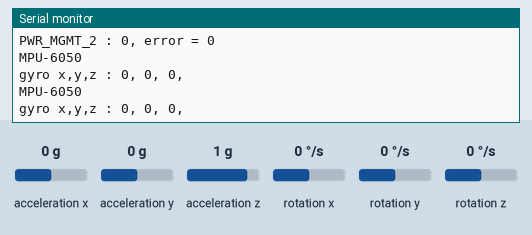
Simulated run of this sketch. Board: Arduino Uno, built with avr-gcc and run on an emulated ATmega328P. On the bench: the last lines printed to the serial monitor. Wiring (inferred from the names in the program): MPU-6050 motion sensor at I2C address 0x68. Inputs (shaded band) come from the test bench; at power-on: rotation x 0 °/s, rotation y 0 °/s, rotation z 0 °/s, acceleration x 0 g, acceleration y 0 g, acceleration z 1 g.

Above: at 1.8 s.
1.9 s: rotation x set to -192 °/s
At 2.9 s:
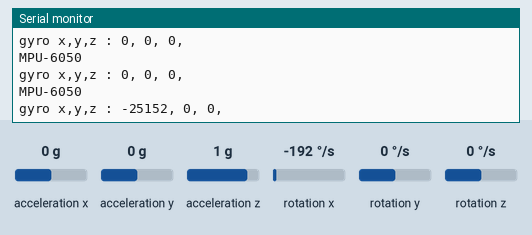
3.4 s: rotation y set to -192 °/s
At 4.7 s:
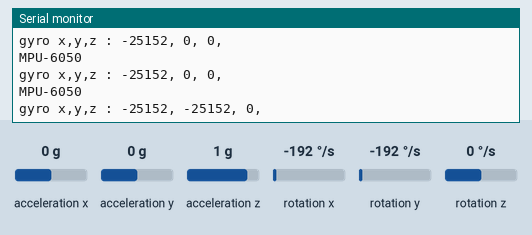
4.9 s: rotation z set to -192 °/s
At 5.6 s:
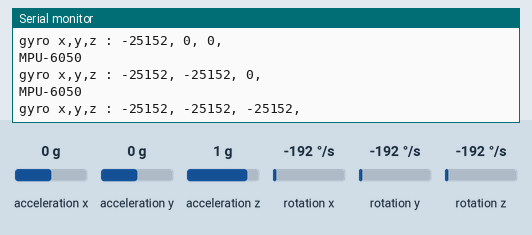

Measured:
- after the input at 1.9 s, the serial monitor: prints a new line after 0.15 s (image 1)
- after the input at 3.4 s, the serial monitor: prints a new line after 0.66 s (image 2)
- after the input at 4.9 s, the serial monitor: prints a new line after 0.16 s (image 3)

The sketch:

arduino_gyroscope_samples.ino
```cpp
/**
Board	I2C / TWI pins
Uno, Ethernet	A4 (SDA), A5 (SCL)
Mega2560	20 (SDA), 21 (SCL)
Leonardo	2 (SDA), 3 (SCL)
Due	20 (SDA), 21 (SCL), SDA1, SCL1
*/


#include <Wire.h>

#define MPU6050_ACCEL_XOUT_H       0x3B   // R
#define MPU6050_PWR_MGMT_1         0x6B   // R/W
#define MPU6050_PWR_MGMT_2         0x6C   // R/W
#define MPU6050_WHO_AM_I           0x75   // R

// Default I2C address for the MPU-6050 is 0x68.
// But only if the AD0 pin is low.
// Some sensor boards have AD0 high, and the
// I2C address thus becomes 0x69.
#define MPU6050_I2C_ADDRESS 0x68

typedef union accel_t_gyro_union
{
  struct
  {
    uint8_t x_accel_h;
    uint8_t x_accel_l;
    uint8_t y_accel_h;
    uint8_t y_accel_l;
    uint8_t z_accel_h;
    uint8_t z_accel_l;
    uint8_t t_h;
    uint8_t t_l;
    uint8_t x_gyro_h;
    uint8_t x_gyro_l;
    uint8_t y_gyro_h;
    uint8_t y_gyro_l;
    uint8_t z_gyro_h;
    uint8_t z_gyro_l;
  } reg;
  struct
  {
    int16_t x_accel;
    int16_t y_accel;
    int16_t z_accel;
    int16_t temperature;
    int16_t x_gyro;
    int16_t y_gyro;
    int16_t z_gyro;
  } value;
};


// --------------------------------------------------------
// MPU6050_read
//
// This is a common function to read multiple bytes
// from an I2C device.
//
// It uses the boolean parameter for Wire.endTransMission()
// to be able to hold or release the I2C-bus.
// This is implemented in Arduino 1.0.1.
//
// Only this function is used to read.
// There is no function for a single byte.
//
int MPU6050_read(int start, uint8_t *buffer, int size)
{
  int i, n, error;

  Wire.beginTransmission(MPU6050_I2C_ADDRESS);
  n = Wire.write(start);
  if (n != 1){
    return (-10);
  }

  n = Wire.endTransmission(false);    // hold the I2C-bus
  if (n != 0){
    return (n);
  }

  // Third parameter is true: relase I2C-bus after data is read.
  Wire.requestFrom(MPU6050_I2C_ADDRESS, size, true);
  i = 0;
  while(Wire.available() && i<size)
  {
    buffer[i++]=Wire.read();
  }
  if ( i != size){
    return (-11);
  }

  return (0);  // return : no error
}
// --------------------------------------------------------
// MPU6050_write
//
// This is a common function to write multiple bytes to an I2C device.
//
// If only a single register is written,
// use the function MPU_6050_write_reg().
//
// Parameters:
//   start : Start address, use a define for the register
//   pData : A pointer to the data to write.
//   size  : The number of bytes to write.
//
// If only a single register is written, a pointer
// to the data has to be used, and the size is
// a single byte:
//   int data = 0;        // the data to write
//   MPU6050_write (MPU6050_PWR_MGMT_1, &c, 1);
//
int MPU6050_write(int start, const uint8_t *pData, int size)
{
  int n, error;

  Wire.beginTransmission(MPU6050_I2C_ADDRESS);
  n = Wire.write(start);        // write the start address
  if (n != 1)
    return (-20);

  n = Wire.write(pData, size);  // write data bytes
  if (n != size)
    return (-21);

  error = Wire.endTransmission(true); // release the I2C-bus
  if (error != 0)
    return (error);

  return (0);         // return : no error
}

// --------------------------------------------------------
// MPU6050_write_reg
//
// An extra function to write a single register.
// It is just a wrapper around the MPU_6050_write()
// function, and it is only a convenient function
// to make it easier to write a single register.
//
int MPU6050_write_reg(int reg, uint8_t data)
{
  int error;

  error = MPU6050_write(reg, &data, 1);

  return (error);
}


void setup() {
  Serial.begin(9600);
  Serial.println("Setup method");

  int error;
  uint8_t c;


  // Initialize the 'Wire' class for the I2C-bus.
  Wire.begin();

    // default at power-up:
  //    Gyro at 250 degrees second
  //    Acceleration at 2g
  //    Clock source at internal 8MHz
  //    The device is in sleep mode.
  //
  error = MPU6050_read (MPU6050_WHO_AM_I, &c, 1);
  Serial.print(F("WHO_AM_I : "));
  Serial.print(c,HEX);
  Serial.print(F(", error = "));
  Serial.println(error,DEC);


  // According to the datasheet, the 'sleep' bit
  // should read a '1'. But I read a '0'.
  // That bit has to be cleared, since the sensor
  // is in sleep mode at power-up. Even if the
  // bit reads '0'.
  error = MPU6050_read (MPU6050_PWR_MGMT_2, &c, 1);
  Serial.print(F("PWR_MGMT_2 : "));
  Serial.print(c,HEX);
  Serial.print(F(", error = "));
  Serial.println(error,DEC);


  // Clear the 'sleep' bit to start the sensor.
  MPU6050_write_reg (MPU6050_PWR_MGMT_1, 0);
}

void loop() {
int error;
  double dT;
  accel_t_gyro_union accel_t_gyro;


  Serial.println(F(""));
  Serial.println(F("MPU-6050"));

  // Read the raw values.
  // Read 14 bytes at once,
  // containing acceleration, temperature and gyro.
  // With the default settings of the MPU-6050,
  // there is no filter enabled, and the values
  // are not very stable.
  error = MPU6050_read (MPU6050_ACCEL_XOUT_H, (uint8_t *) &accel_t_gyro, sizeof(accel_t_gyro));
//  Serial.print(F("Read accel, temp and gyro, error = "));
//  Serial.println(error,DEC);


  // Swap all high and low bytes.
  // After this, the registers values are swapped,
  // so the structure name like x_accel_l does no
  // longer contain the lower byte.
  uint8_t swap;
  #define SWAP(x,y) swap = x; x = y; y = swap

  SWAP (accel_t_gyro.reg.x_accel_h, accel_t_gyro.reg.x_accel_l);
  SWAP (accel_t_gyro.reg.y_accel_h, accel_t_gyro.reg.y_accel_l);
  SWAP (accel_t_gyro.reg.z_accel_h, accel_t_gyro.reg.z_accel_l);
  SWAP (accel_t_gyro.reg.t_h, accel_t_gyro.reg.t_l);
  SWAP (accel_t_gyro.reg.x_gyro_h, accel_t_gyro.reg.x_gyro_l);
  SWAP (accel_t_gyro.reg.y_gyro_h, accel_t_gyro.reg.y_gyro_l);
  SWAP (accel_t_gyro.reg.z_gyro_h, accel_t_gyro.reg.z_gyro_l);


//  // Print the raw acceleration values
//  Serial.println(F("Print the raw acceleration values"));
//  Serial.print(F("accel x,y,z: "));
//  Serial.print(accel_t_gyro.value.x_accel, DEC);
//  Serial.print(F(", "));
//  Serial.print(accel_t_gyro.value.y_accel, DEC);
//  Serial.print(F(", "));
//  Serial.print(accel_t_gyro.value.z_accel, DEC);
//  Serial.println(F(""));


//  // The temperature sensor is -40 to +85 degrees Celsius.
//  // It is a signed integer.
//  // According to the datasheet:
//  //   340 per degrees Celsius, -512 at 35 degrees.
//  // At 0 degrees: -512 - (340 * 35) = -12412
//  Serial.print(F("temperature: "));
//  dT = ( (double) accel_t_gyro.value.temperature + 12412.0) / 340.0;
//  Serial.print(dT, 3);
//  Serial.print(F(" degrees Celsius"));
//  Serial.println(F(""));


  // Print the raw gyro values.

  Serial.print(F("gyro x,y,z : "));
  Serial.print(accel_t_gyro.value.x_gyro, DEC);
  Serial.print(F(", "));
  Serial.print(accel_t_gyro.value.y_gyro, DEC);
  Serial.print(F(", "));
  Serial.print(accel_t_gyro.value.z_gyro, DEC);
  Serial.print(F(", "));
  Serial.println(F(""));


//  Serial.print(F("gyro x: "));
//  Serial.println(accel_t_gyro.value.x_gyro, DEC);

  delay(1000);
}
```
